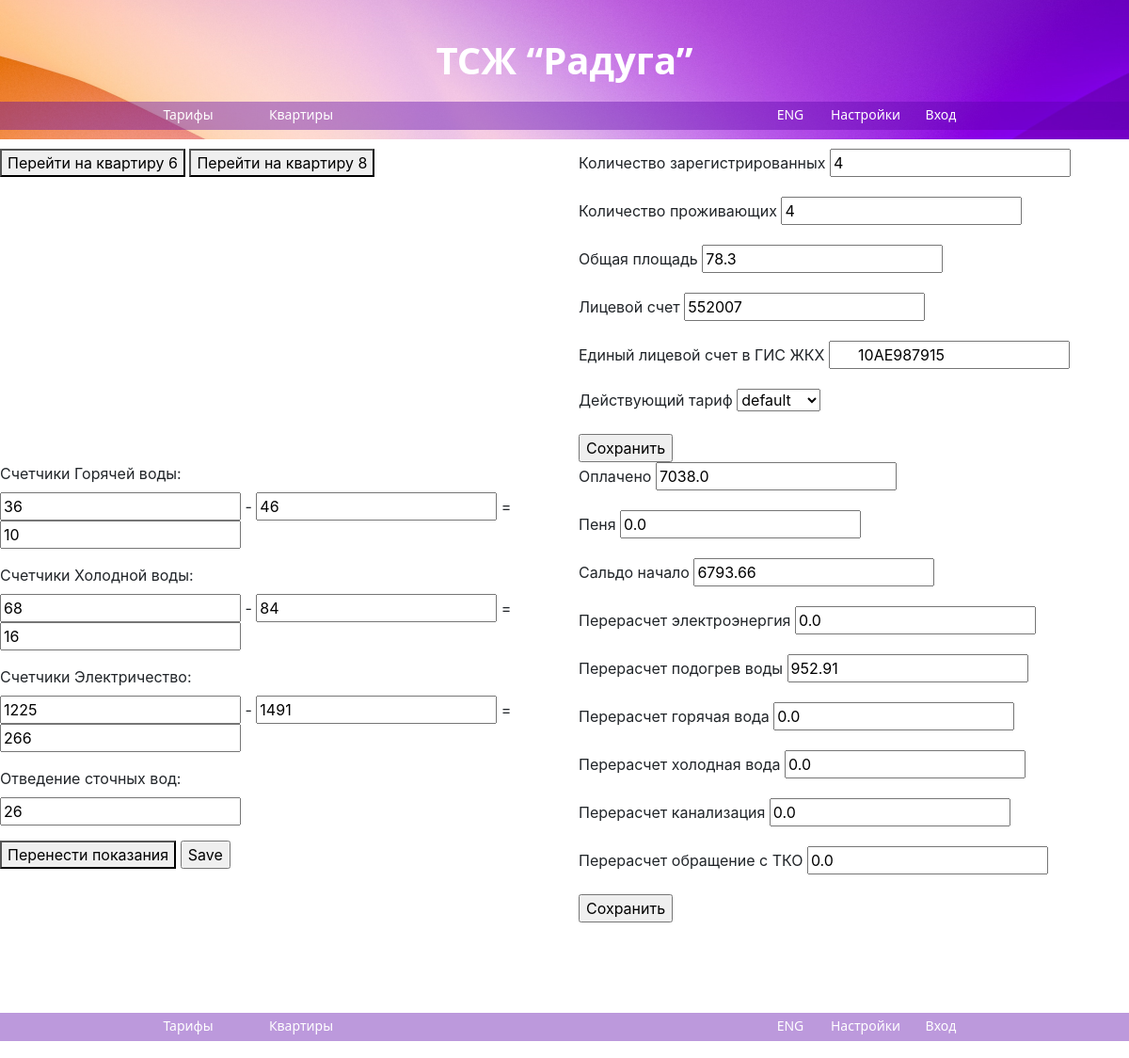
Screenshot of /update/7 with the database file from the repository.
### main/models.py (models this page shows)
class ApartmentDetail(models.Model):
    registredQt = models.IntegerField()
    livedQt = models.IntegerField()
    totalArea = models.FloatField()
    personalAccount = models.IntegerField()
    serialNumber = models.ForeignKey(to=Apartment, on_delete=models.CASCADE)
    tariff = models.ForeignKey(to=Tariff, on_delete=models.DO_NOTHING, null=True, blank=True)
    account_number = models.CharField(max_length=200)

class ApartmentCharge(models.Model):
    money_deposited = models.FloatField()
    fine = models.FloatField()
    recalculation_electricity = models.FloatField(null=True, blank=True)
    recalculation_heating_rub = models.FloatField(null=True, blank=True)
    recalculation_hot_water = models.FloatField(null=True, blank=True)
    recalculation_cold_water = models.FloatField(null=True, blank=True)
    recalculation_sewage = models.FloatField(null=True, blank=True)
    recalculation_solid_waste = models.FloatField(null=True, blank=True)
    balance_start = models.FloatField(null=True, blank=True)
    serialNumber = models.ForeignKey(to=Apartment, on_delete=models.CASCADE)

### main/views.py (the view, shortened to what this page needs)
# urls.py: path('update/<int:id>', views.update),
def update(request, id):
    form = ApartmentDetailForm(instance=ApartmentDetail.objects.get(serialNumber=id))
    counterform = ApartmentCounterForm(instance=ApartmentCounter.objects.get(serialNumber=id))
    chargeform = ApartmentChargeForm(instance=ApartmentCharge.objects.get(serialNumber=id))
    prev_url = f"/update/{int(id) - 1}"
    next_url = f"/update/{int(id) + 1}"
    context = {
        'form': form,
        'counterform': counterform,
        'chargeform': chargeform,
        "prev_url": prev_url,
        "next_url": next_url,
        "page_num": id
    }
    return render(request, 'main/edit.html', context)

### main/forms.py
class ApartmentDetailForm(forms.ModelForm):
    class Meta:
        model = ApartmentDetail
        fields = ('registredQt', 'livedQt', 'totalArea',
                  'personalAccount', 'account_number',
                  'serialNumber', 'tariff')
        labels = {
            'registredQt': 'Количество зарегистрированных', 'livedQt': 'Количество проживающих',
            'totalArea': 'Общая площадь', 'personalAccount': 'Лицевой счет',
            'account_number': 'Единый лицевой счет в ГИС ЖКХ', 'tariff': 'Действующий тариф'
        }

class ApartmentCounterForm(forms.ModelForm):
    class Meta:
        model = ApartmentCounter
        fields = "__all__"

### main/models.py (called while the page is built)
    def __str__(self):
        return str(self.serialNumber)

### tariff/models.py (called while the page is built)
    def __str__(self):
        return self.name

### main/templates/main/edit.html (shortened to what this page needs)
{% extends 'main/base.html' %}
{% block content %}
    <div class="row">
        <div class="col-md-6">
          <button onclick="window.location.href = '{{ prev_url }}';">Перейти на квартиру {{ page_num|add:-1 }}</button>
          <button onclick="window.location.href = '{{ next_url }}';">Перейти на квартиру {{ page_num|add:1 }}</button>
        </div>
        {% include 'main/edit_detail.html' %}
        {% include 'main/edit_counter.html' %}
        {% include 'main/edit_charge.html' %}
    </div>
{% endblock %}

### main/templates/main/edit_detail.html (shortened to what this page needs)
<div class="col-md-6">
          <form method="post">
            <div class="form-group">
              <label for="{{ form.registredQt.id_for_label }}">{{ form.registredQt.label }}</label>
              {{ form.registredQt }}
            </div>
            <div class="form-group">
              <label for="{{ form.livedQt.id_for_label }}">{{ form.livedQt.label }}</label>
              {{ form.livedQt }}
            </div>
            <div class="form-group">
              <label for="{{ form.totalArea.id_for_label }}">{{ form.totalArea.label }}</label>
              {{ form.totalArea }}
            </div>
            <div class="form-group">
              <label for="{{ form.personalAccount.id_for_label }}">{{ form.personalAccount.label }}</label>
              {{ form.personalAccount }}
            </div>
            <div class="form-group">
              <label for="{{ form.account_number.id_for_label }}">{{ form.account_number.label }}</label>
              {{ form.account_number }}
            </div>
            <div class="form-group">
              <label for="{{ form.tariff.id_for_label }}">{{ form.tariff.label }}</label>
              {{ form.tariff }}
            </div>
            <input type="submit" value="Сохранить">
          </form>
        </div>

### main/templates/main/edit_charge.html (shortened to what this page needs)
<div class="col-md-6">
          <form method="post">
            <div class="form-group">
              <label for="{{ chargeform.money_deposited.id_for_label }}">{{ chargeform.money_deposited.label }}</label>
              {{ chargeform.money_deposited }}
            </div>
            <div class="form-group">
              <label for="{{ chargeform.fine.id_for_label }}">{{ chargeform.fine.label }}</label>
              {{ chargeform.fine }}
            </div>
            <div class="form-group">
              <label for="{{ chargeform.balance_start.id_for_label }}">{{ chargeform.balance_start.label }}</label>
              {{ chargeform.balance_start }}
            </div>
            <div class="form-group">
              <label for="{{ chargeform.recalculation_electricity.id_for_label }}">{{ chargeform.recalculation_electricity.label }}</label>
              {{ chargeform.recalculation_electricity }}
            </div>
            <div class="form-group">
              <label for="{{ chargeform.recalculation_heating_rub.id_for_label }}">{{ chargeform.recalculation_heating_rub.label }}</label>
              {{ chargeform.recalculation_heating_rub }}
            </div>
            <div class="form-group">
              <label for="{{ chargeform.recalculation_hot_water.id_for_label }}">{{ chargeform.recalculation_hot_water.label }}</label>
              {{ chargeform.recalculation_hot_water }}
            </div>
            <div class="form-group">
              <label for="{{ chargeform.recalculation_cold_water.id_for_label }}">{{ chargeform.recalculation_cold_water.label }}</label>
              {{ chargeform.recalculation_cold_water }}
            </div>
            <div class="form-group">
              <label for="{{ chargeform.recalculation_sewage.id_for_label }}">{{ chargeform.recalculation_sewage.label }}</label>
              {{ chargeform.recalculation_sewage }}
            </div>
            <div class="form-group">
              <label for="{{ chargeform.recalculation_solid_waste.id_for_label }}">{{ chargeform.recalculation_solid_waste.label }}</label>
              {{ chargeform.recalculation_solid_waste }}
            </div>
            <input type="submit" value="Сохранить">
          </form>
        </div>

### rows the page displays
ApartmentDetail: registredQt "4", livedQt "4", totalArea "78.3", personalAccount "552007", account_number "10АЕ987915", tariff "default"
ApartmentCharge: money_deposited "7038.0", fine "0.0", balance_start "6793.66", recalculation_electricity "0.0", recalculation_heating_rub "952.91", recalculation_hot_water "0.0", recalculation_cold_water "0.0", recalculation_sewage "0.0", recalculation_solid_waste "0.0"

### other values shown
{{ page_num|add:-1 }} "6"
{{ page_num|add:1 }} "8"
{{ chargeform.money_deposited.label }} "Оплачено"
{{ chargeform.fine.label }} "Пеня"
{{ chargeform.balance_start.label }} "Сальдо начало"
{{ chargeform.recalculation_electricity.label }} "Перерасчет электроэнергия"
{{ chargeform.recalculation_heating_rub.label }} "Перерасчет подогрев воды"
{{ chargeform.recalculation_hot_water.label }} "Перерасчет горячая вода"
{{ chargeform.recalculation_cold_water.label }} "Перерасчет холодная вода"
{{ chargeform.recalculation_sewage.label }} "Перерасчет канализация"
{{ chargeform.recalculation_solid_waste.label }} "Перерасчет обращение с ТКО"
